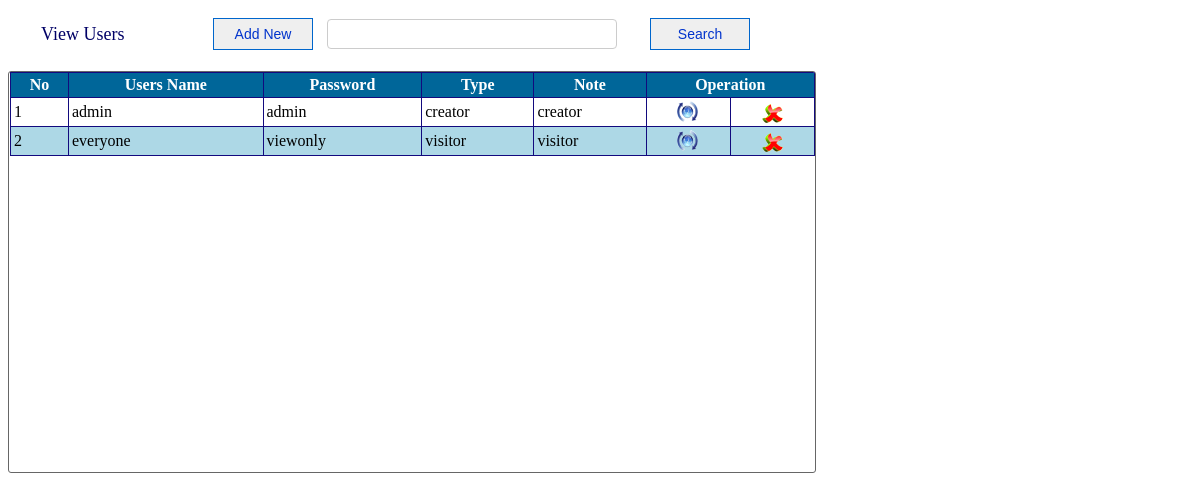
/View_Users.php, run on the app's committed database.
### tables this page shows
CREATE TABLE IF NOT EXISTS `users_tbl` (
  `u_id` int(10) unsigned NOT NULL AUTO_INCREMENT,
  `username` varchar(50) NOT NULL,
  `password` varchar(30) NOT NULL,
  `type` char(10) NOT NULL,
  `note` varchar(100) NOT NULL,
  PRIMARY KEY (`u_id`),
  UNIQUE KEY `username` (`username`)
);

### View_Users.php (the view, shortened to what this page needs)
<!DOCTYPE html PUBLIC "-//W3C//DTD XHTML 1.0 Transitional//EN" "http://www.w3.org/TR/xhtml1/DTD/xhtml1-transitional.dtd">
<html xmlns="http://www.w3.org/1999/xhtml">
<head>
<link rel="stylesheet" type="text/css" href="css/style_view.css" />
</head>
<body>
<div id="style_div" >
<form method="post">
<table width="755">
	<tr>
    	<td width="190px" style="font-size:18px; color:#006; text-indent:30px;">View Users</td>
        <?php
                if($_SESSION['visitor'] != "visitor"){
             ?>
            <td><a href="?tag=susers_entry"><input type="button" title="Add new user" name="butAdd" value="Add New" id="button-search" /></a></td>
        <?php } ?>
        <td><input type="text" name="searchtxt" title="Enter name for search " class="search" autocomplete="off"/></td>
        <td style="float:right"><input type="submit" name="btnsearch" value="Search" id="button-search" title="Search Users" /></td>
    </tr>
</table>
</form>
</div>
<br />
<div id="content-input">
	<form method="post">
    <table border="1" width="805px" align="center" cellpadding="3" class="mytable" cellspacing="0">
        <tr>
            <th>No</th>
            <th>Users Name</th>
            <th>Password</th>
            <th>Type</th>
            <th>Note</th>
            <?php
                if($_SESSION['visitor'] != "visitor"){
             ?>
            <th colspan="2">Operation</th>
            <?php } ?>
        </tr>
         <?php
		 $key="";
	if($key !="")
		$sql_sel=mysql_query("SElECT * FROM users_tbl WHERE username  like '%$key%' ");
	else
        $sql_sel=mysql_query("SELECT * FROM users_tbl");
    $i=0;
    while($row=mysql_fetch_array($sql_sel)){
    $i++;
    $color=($i%2==0)?"lightblue":"white";
    ?>
      <tr bgcolor="<?php echo $color?>">
            <td><?php echo $i;?></td>
            <td><?php echo $row['username'];?></td>
            <td><?php echo $row['password'];?></td>
            <td><?php echo $row['type'];?></td>
            <td><?php echo $row['note'];?></td>
            <?php
                if($_SESSION['visitor'] != "visitor"){
             ?>
            <td align="center"><a href="?tag=susers_entry&opr=upd&rs_id=<?php echo $row['u_id'];?>" title="Upate"><img src="picture/update.png" /></a></td>
            <td align="center"><a href="?tag=view_users&opr=del&rs_id=<?php echo $row['u_id'];?>" title="Delete"><img src="picture/delete.png" /></a></td>
            <?php
                }
            ?>
        </tr>
    <?php
    }
    ?>
     </table>
   </form>
</div>
</body>
</html>

### css/style_view.css (style rules this page uses)
#style_div { height:auto; margin-top:15px; }
#content-input { width:805px; height:400px; border:1px solid #666; float:left; padding-left:1px; border-radius: 3px 3px 3px 3px; overflow: auto; }
#button-search { font-family:Arial, Helvetica, sans-serif; font-size:14px; width:100px; height:32px; float:right; margin-right:10px; repeat-x top center; border: 1px solid #06C; -moz-border-radius: 5px; color:#03C; }
.search { padding:4px; border:1px #CCC solid; border-radius: 4px 4px 4px 4px; -moz-border-radius: 8px; background:#FFF; color:#006; font-family:Arial, Helvetica, sans-serif; font-size:16px; width:280px; height:20px; float:left; }
.mytable { border-collapse:collapse; border:#036 1px solid; }
.mytable tr th { background:#069; border:#120A7E 1px solid; color:#FFF; font-family:"Times New Roman", Times, serif; }
.mytable tr td { font-family:"Times New Roman", Times, serif; border:#120A7E 1px solid; }

### data on the page
users_tbl: username "admin", password "admin", type "creator", note "creator"
users_tbl: username "everyone", password "viewonly", type "visitor", note "visitor"
